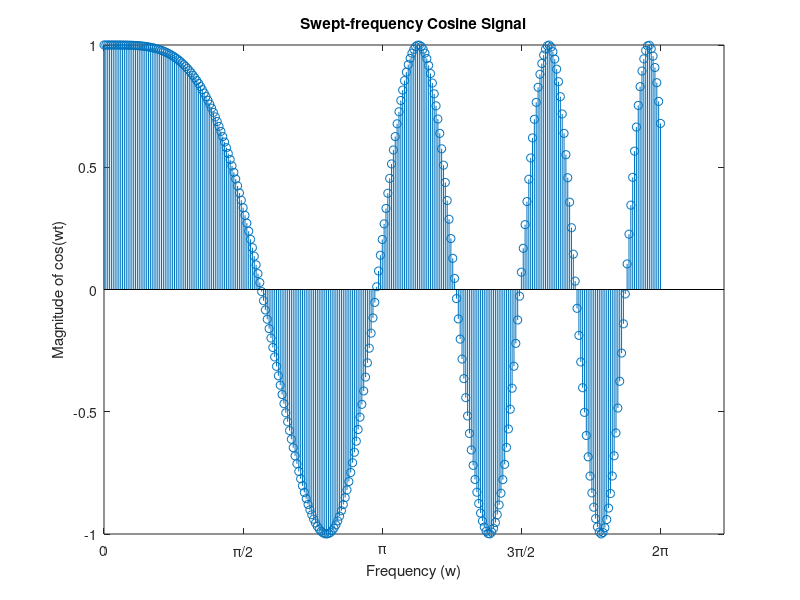

This figure's MATLAB source:
%to represent the 301 samples
n = 0:300;
%I divided one period of cosine into 301 pieces to produce the samples
t = linspace(0, 2*pi, length(n));

%minimum and maximum frequency 
w_min = 0;
w_max = pi;

%the slope gives us the amount of incrementation of the frequency in each
%step
slope = (w_max-w_min)/length(n);

%the frequency is a linear function that increases as n increases
w = w_min + slope.*n; 

%function
y = cos(w.*t);
stem(t,y)
xticks([0 pi/2 pi 3*pi/2 2*pi])
xticklabels({'0','\pi/2','\pi','3\pi/2','2\pi'})
xlabel('Frequency (w)')
ylabel('Magnitude of cos(wt)')
title('Swept-frequency Cosine Signal')